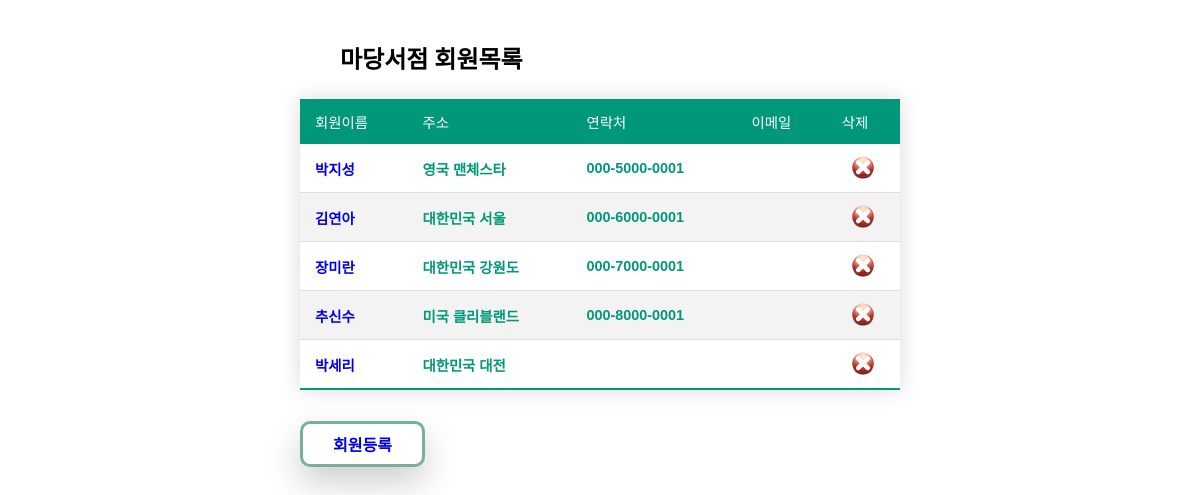
/20240527_htdocs/customerlist.php, run on the app's committed database.
### tables this page shows
CREATE TABLE  Customer (
  custid      INTEGER PRIMARY KEY,  
  name        VARCHAR(40),
  resident_number VARCHAR(24),
  address     VARCHAR(50),
  phone       VARCHAR(20)
);

### 20240527_htdocs/customerlist.php (the view, shortened to what this page needs)
<html>
<head>
<link href="book.css" rel="stylesheet">
</head>
<body>
<h2><blockquote> 마당서점 회원목록 </blockquote></h2>
<?php
	$conn = mysqli_connect('localhost', 'madang', 'madang', 'bookstore');
	$sql = "SELECT * FROM Customer";
	$result = mysqli_query($conn, $sql);
	echo '<table class="styled-table">
	          <thead><tr>
		      <td>회원이름</td>
		      <td>주소</td>
		      <td>연락처</td>
		      <td>이메일</td>
			  <td>삭제</td>
		   </tr></thead>
	      <tbody>';
	while($row = mysqli_fetch_array($result)) {
		$email = '';
?>
		<tr class="active-row">
			<td>
				<b>
				<a href="/updatecustomer.php?id=<?=$row['custid']?>">
					<?=$row['name']?>
				</a>
				</b>
			</td>
			<td><?=$row['address']?></td>
			<td><?=$row['phone']?></td>
			<td><?=$email?></td>
			<td>
				<a href="/deletecustomer.php?id=<?=$row['custid']?>">
					<div class="delete-btn"></div>
				</a>
			</td>
		</tr>
<?php	}
	echo '</tbody></table><p>';
?>
<a href="/insertcustomer.php" class="w-btn">회원등록</a>
</body>
</html>

### 20240527_htdocs/book.css (style rules this page uses)
body { margin: 0 auto; width: 600px; padding-top: 40px; }
.styled-table { border-collapse: collapse; margin-top: 20px; font-size: 0.9em; font-family: sans-serif; min-width: 600px; box-shadow: 0 0 20px rgba(0, 0, 0, 0.15); }
.styled-table thead tr { background-color: #009879; color: #ffffff; text-align: left; }
.styled-table th, .styled-table td { padding: 12px 15px; }
.styled-table tbody tr { border-bottom: 1px solid #dddddd; }
.styled-table tbody tr:nth-of-type(even) { background-color: #f3f3f3; }
.styled-table tbody tr:last-of-type { border-bottom: 2px solid #009879; }
.styled-table tbody tr.active-row { font-weight: bold; color: #009879; }
.styled-table a { text-decoration: solid; }
.w-btn { position: relative; border: none; display: inline-block; padding: 8px 30px; margin-top: 15px; border-radius: 10px; font-family: "paybooc-Light", sans-serif; box-shadow: 0 15px 35px rgba(0, 0, 0, 0.2); text-decoration: none; font-weight: 600; transition: 0.25s; border: 3px solid #77af9c; }
.delete-btn { height: 24px; width: 24px; margin: auto; background-image: url('/delete-icon.png'); background-size: cover; display: block; }

### data on the page
customer: name "박지성", address "영국 맨체스타", phone "000-5000-0001"
customer: name "김연아", address "대한민국 서울", phone "000-6000-0001"
customer: name "장미란", address "대한민국 강원도", phone "000-7000-0001"
customer: name "추신수", address "미국 클리블랜드", phone "000-8000-0001"
customer: name "박세리", address "대한민국 대전"
